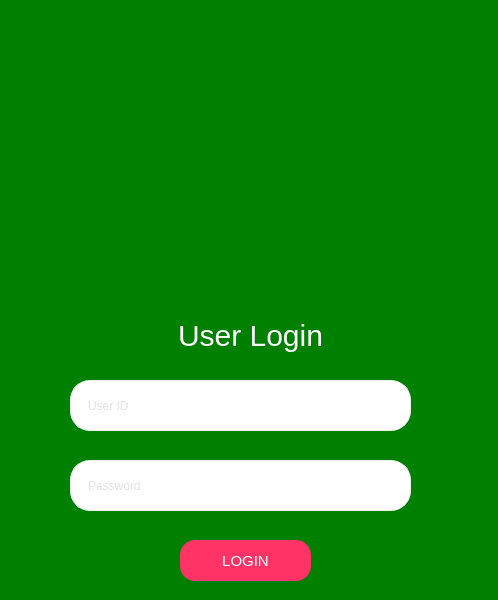
<?xml version="1.0" encoding="UTF-8"?>
<ui version="4.0">
 <class>UserLogin</class>
 <widget class="QWidget" name="UserLogin">
  <property name="geometry">
   <rect>
    <x>0</x>
    <y>0</y>
    <width>498</width>
    <height>600</height>
   </rect>
  </property>
  <property name="windowTitle">
   <string>UserLogin</string>
  </property>
  <property name="autoFillBackground">
   <bool>false</bool>
  </property>
  <property name="styleSheet">
   <string notr="true">background-color: green;</string>
  </property>
  <widget class="QLabel" name="lbl_UserLogin">
   <property name="geometry">
    <rect>
     <x>130</x>
     <y>310</y>
     <width>241</width>
     <height>51</height>
    </rect>
   </property>
   <property name="styleSheet">
    <string notr="true">QLabel{

color:#fff;
font-size:30px;
}</string>
   </property>
   <property name="text">
    <string>User Login</string>
   </property>
   <property name="alignment">
    <set>Qt::AlignCenter</set>
   </property>
  </widget>
  <widget class="QLineEdit" name="user_id">
   <property name="geometry">
    <rect>
     <x>70</x>
     <y>380</y>
     <width>341</width>
     <height>51</height>
    </rect>
   </property>
   <property name="styleSheet">
    <string notr="true">QLineEdit {
    border: 1px solid rgb(238, 238, 236);
    border-radius: 20px;
    padding: 15px;
    background-color: #fff;
    color: rgb(200, 200, 200);
}
QLineEdit:hover {
    border: 1px solid rgb(186, 189, 182);
}
QLineEdit:focus {
    border: 1px solid   rgb(114, 159, 207);
    color: rgb(100, 100, 100);
}</string>
   </property>
   <property name="text">
    <string/>
   </property>
   <property name="placeholderText">
    <string>User ID</string>
   </property>
  </widget>
  <widget class="QLineEdit" name="user_password">
   <property name="geometry">
    <rect>
     <x>70</x>
     <y>460</y>
     <width>341</width>
     <height>51</height>
    </rect>
   </property>
   <property name="styleSheet">
    <string notr="true">QLineEdit {
    border: 1px solid rgb(238, 238, 236);
    border-radius: 20px;
    padding: 15px;
    background-color: #fff;
    color: rgb(200, 200, 200);
}
QLineEdit:hover {
    border: 1px solid rgb(186, 189, 182);
}
QLineEdit:focus {
    border: 1px solid   rgb(114, 159, 207);
    color: rgb(100, 100, 100);
}</string>
   </property>
   <property name="text">
    <string/>
   </property>
   <property name="placeholderText">
    <string>Password</string>
   </property>
  </widget>
  <widget class="QPushButton" name="login_button">
   <property name="geometry">
    <rect>
     <x>180</x>
     <y>540</y>
     <width>131</width>
     <height>41</height>
    </rect>
   </property>
   <property name="font">
    <font>
     <pointsize>-1</pointsize>
    </font>
   </property>
   <property name="cursor">
    <cursorShape>PointingHandCursor</cursorShape>
   </property>
   <property name="styleSheet">
    <string notr="true">QPushButton{
	border-radius: 15px;
	background-color: rgb(255, 51, 102);
	color:#fff;
	font-size:15px;
}

QPushButton:hover {
    background-color: rgb(255, 50, 121);
	border-radius: 15px;
	border:1px solid rgb(255, 51, 102);
}

</string>
   </property>
   <property name="text">
    <string>LOGIN</string>
   </property>
  </widget>
  <widget class="QLabel" name="label">
   <property name="geometry">
    <rect>
     <x>110</x>
     <y>110</y>
     <width>281</width>
     <height>151</height>
    </rect>
   </property>
   <property name="text">
    <string/>
   </property>
   <property name="pixmap">
    <pixmap>premier-bet-logo.png</pixmap>
   </property>
   <property name="scaledContents">
    <bool>true</bool>
   </property>
  </widget>
 </widget>
 <resources/>
 <connections/>
</ui>
